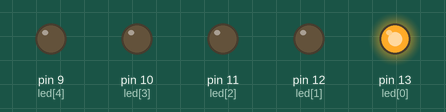
A sketch run on a simulated Arduino Uno, built with avr-gcc and run on an emulated ATmega328P. Shown: output pins drawn as LEDs (lit = HIGH).

Above: at 0.2 s.
At 1.2 s:
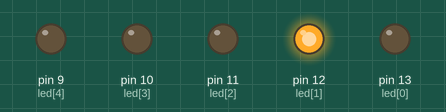
At 2.2 s:
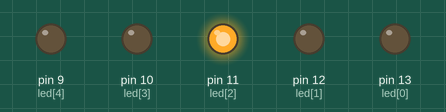
At 4.2 s:
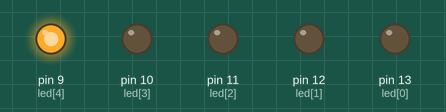
At 5.2 s:
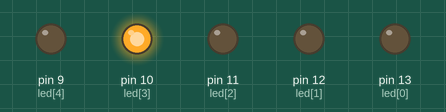
At 10.0 s:
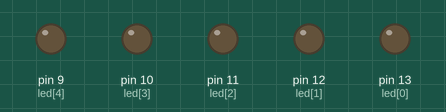
Timing chart, 0 to 13.7 s (numbered marks = the images above):
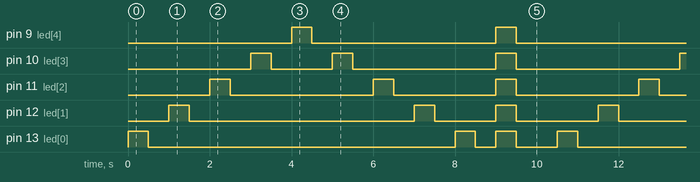

Measured:
- by itself, pin 9 (led[4]): alternates HIGH for 0.50 s and LOW for 4.8 s
- by itself, pin 10 (led[3]): repeats every 10.5 s: LOW 1.5 s, HIGH 0.50 s, LOW 3.5 s, HIGH 0.50 s, LOW 4.0 s, HIGH 0.50 s
- by itself, pin 11 (led[2]): repeats every 10.5 s: LOW 3.5 s, HIGH 0.50 s, LOW 2.5 s, HIGH 0.50 s, LOW 3.0 s, HIGH 0.50 s
- by itself, pin 12 (led[1]): repeats every 10.5 s: LOW 5.5 s, HIGH 0.50 s, LOW 1.5 s, HIGH 0.50 s, LOW 2.0 s, HIGH 0.50 s
- by itself, pin 13 (led[0]): repeats every 10.5 s: LOW 7.5 s, HIGH 0.50 s, LOW 0.50 s, HIGH 0.50 s, LOW 1.0 s, HIGH 0.50 s

The sketch:

_4programaComp2.ino
```cpp
byte led[]={13,12,11,10,9};
int i;

void setup(){
  for(i=0;i<=4;i++){
    pinMode (led[i],OUTPUT);
  }
}

void loop(){

 for(i=0;i<=4;i++){
    digitalWrite(led[i],HIGH);
    delay(500);
    digitalWrite(led[i],LOW);
    delay(500);
  }
  for(i=3;i>=0;i--){
    digitalWrite(led[i],HIGH);
    delay(500);
    digitalWrite(led[i],LOW);
    delay(500);
  }
  for(i=0;i<=4;i++){
    digitalWrite(led[i],HIGH);
  }
  delay(500);
  for(i=0;i<=4;i++){
    digitalWrite(led[i],LOW);
  }
  delay(1000);
}
/*int led1=13,led2=12,led3=11,led4=10,led5=9;
int i=1;

void setup(){
  pinMode(led1,OUTPUT);
  pinMode (led2,OUTPUT);
  pinMode (led3,OUTPUT);
  pinMode (led4,OUTPUT);
  pinMode (led5,OUTPUT);}
void loop(){
    digitalWrite(led1,HIGH);//LOW
    delay(500);//tempo execução
    digitalWrite(led1,LOW);
    delay(300);

    digitalWrite(led2,HIGH);//LOW
    delay(500);//tempo execução
    digitalWrite(led2,LOW);
    delay(300);

    digitalWrite(led3,HIGH);//LOW
    delay(500);//tempo execução
    digitalWrite(led3,LOW);
    delay(300);

    digitalWrite(led4,HIGH);//LOW
    delay(500);//tempo execução
    digitalWrite(led4,LOW);
    delay(300);

    digitalWrite(led5,HIGH);//LOW
    delay(500);//tempo execução
    digitalWrite(led5,LOW);
    delay(300);

    digitalWrite(led4,HIGH);//LOW
    delay(500);//tempo execução
    digitalWrite(led4,LOW);
    delay(300);

    digitalWrite(led3,HIGH);//LOW
    delay(500);//tempo execução
    digitalWrite(led3,LOW);
    delay(300);

    digitalWrite(led2,HIGH);//LOW
    delay(500);//tempo execução
    digitalWrite(led2,LOW);
    delay(300);

    digitalWrite(led1,HIGH);//LOW
    delay(500);//tempo execução
    digitalWrite(led1,LOW);
    delay(300);

    digitalWrite(led1,HIGH);//LOW
    digitalWrite(led2,HIGH);
    digitalWrite(led3,HIGH);
    digitalWrite(led4,HIGH);
    digitalWrite(led5,HIGH);
    delay(1000);//tempo execução
    digitalWrite(led1,LOW);
    digitalWrite(led2,LOW);
    digitalWrite(led3,LOW);
    digitalWrite(led4,LOW);
    digitalWrite(led5,LOW);
    delay(500);
  }*/
```
